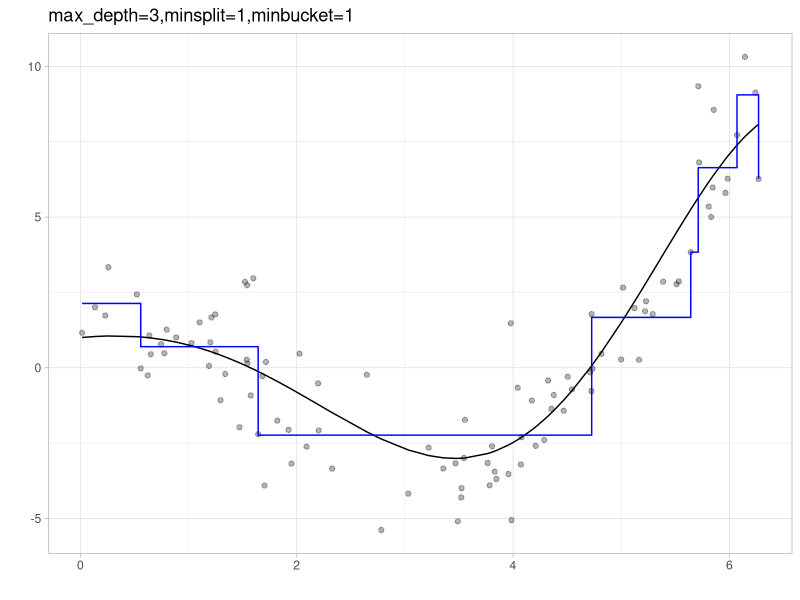

Write the R code that produced this figure. (Note: this script raises an error after producing the figure.)
library(rpart)
library(tidyverse)
library(gridExtra)

set.seed(911)

n = 100

sigma = 1.5
mu = 0

dtrain <- data.frame(x = runif(n,0,2*pi))

dtrain <- dtrain %>% mutate(y = exp(x/3)*cos(x),
                            y.noisy = y + rnorm(n,mu,sigma) )

#max_depth = 3 + minsplit = 1 + minbucket= 1
tree1 <- rpart(y.noisy ~ x, data = dtrain, method = "anova",maxdepth = 3, minsplit = 1, minbucket = 1, cp = 0)
fitted.values1 <- predict(tree1, newdata = dtrain)

dtrain %>% ggplot() +
  geom_point(aes(x = x, y = y.noisy), alpha=0.3)+
  geom_line(aes(x=x, y=y))+
  geom_step(aes(x = x, y = fitted.values1), color="blue")+
  theme_light()+
  labs(title="max_depth=3,minsplit=1,minbucket=1", x="",y="")

fancyRpartPlot(tree1, digits=3)

#=======================

# max_depth = 5, minsplit = 1 , minbucket = 1

tree2 <- rpart(y.noisy  ~ x, data = dtrain, method = "anova",maxdepth = 5, minsplit = 1, minbucket = 1, cp = 0)
fitted.values2 <- predict(tree2, newdata = dtrain)

dtrain %>% ggplot() +
  geom_point(aes(x = x, y = y.noisy), alpha=0.3)+
  geom_line(aes(x=x, y=y))+
  geom_step(aes(x = x, y = fitted.values2), color="red")+
  theme_light()+
  labs(title="max_depth=5,minsplit=1,minbucket=1", x="",y="")

fancyRpartPlot(tree2, digits=3)

#=======================

# max_depth = 5  + minsplit = 10 + minbucket = 1
tree3 <- rpart(y.noisy ~ x, data = dtrain, method = "anova",maxdepth = 5, minsplit = 10, minbucket = 1, cp = 0)
fitted.values3 <- predict(tree3, newdata = dtrain)

dtrain %>% ggplot() +
  geom_point(aes(x = x, y = y.noisy), alpha=0.3)+
  geom_line(aes(x=x, y=y))+
  geom_step(aes(x = x, y = fitted.values3), color="darkgrey")+
  theme_light()+
  labs(title="max_depth=5, minsplit=10, minbucket=1", x="",y="")

fancyRpartPlot(tree3, digits=3)

#=======================

# max_depth = 5  + minsplit = 1 + minbucket = 10

tree4 <- rpart(y.noisy ~ x, data = dtrain, method = "anova",maxdepth = 5, minsplit = 1, minbucket = 10, cp = 0)
fitted.values4 <- predict(tree4, newdata = dtrain)

dtrain %>% ggplot() +
  geom_point(aes(x = x, y = y.noisy), alpha=0.3)+
  geom_line(aes(x=x, y=y))+
  geom_step(aes(x = x, y = fitted.values4), color="darkgrey")+
  theme_light()+
  labs(title="max_depth=5, minsplit=1, minbucket=10", x="",y="")

fancyRpartPlot(tree4, digits=3)

#=======================
#El que se ve lindo
# max_depth = 4  + minsplit = 20 + minbucket = 10
tree3 <- rpart(y.noisy ~ x, data = dtrain, method = "anova",maxdepth = 4, minsplit = 20, minbucket = 10, cp = 0)
fitted.values3 <- predict(tree3, newdata = dtrain)

dtrain %>% ggplot() +
  geom_point(aes(x = x, y = y.noisy), alpha=0.3)+
  geom_line(aes(x=x, y=y))+
  geom_step(aes(x = x, y = fitted.values3), color="darkgrey")+
  theme_light()+
  labs(title="max_depth=4,minsplit=20,minbucket=10", x="",y="")

fancyRpartPlot(tree3, digits=3)